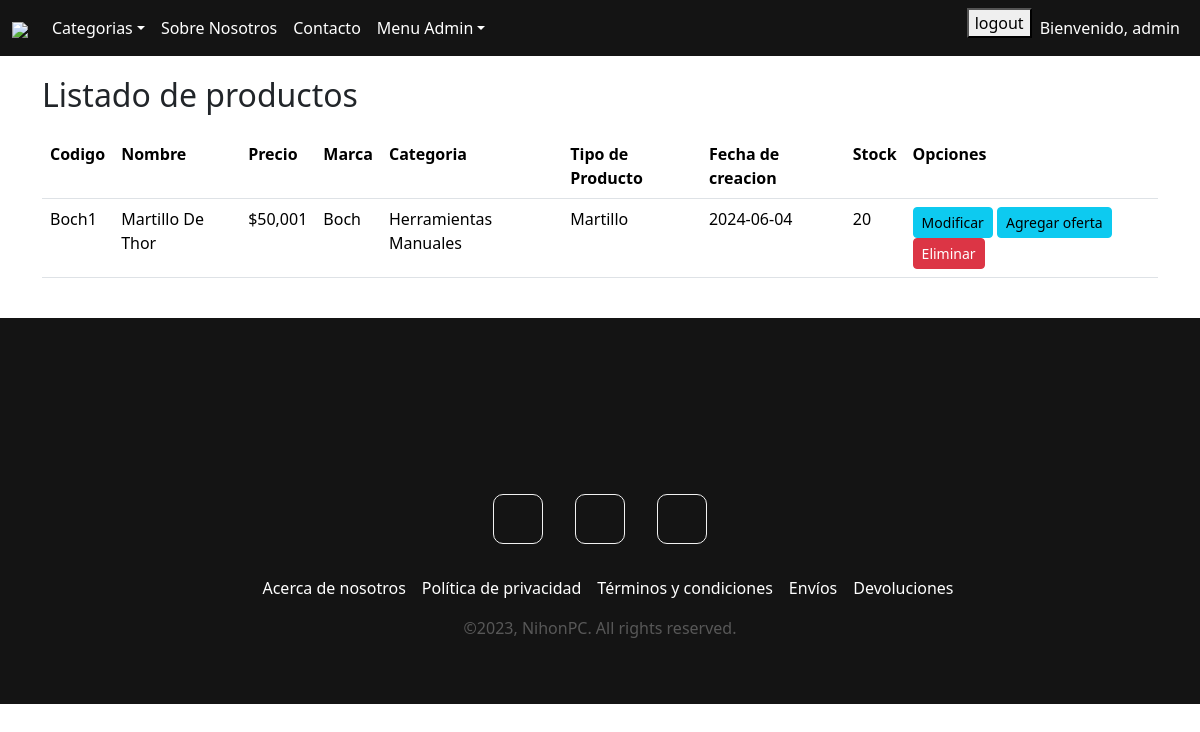
/listarP (signed in), run on an earlier commit of the app's database.
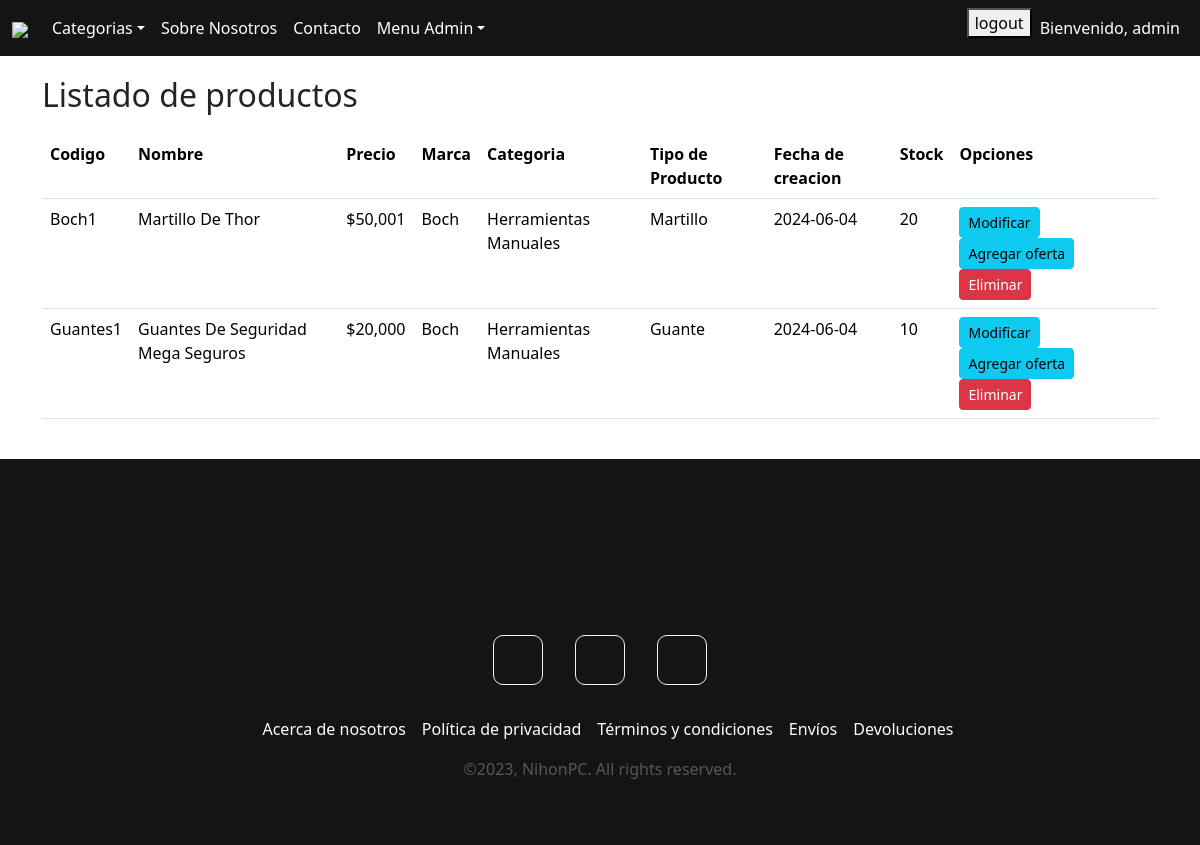
And on a later commit of the database.
### app/models.py (models this page shows, shortened)
class Producto(models.Model):
    codigo = models.CharField(max_length=50)
    nombre = models.CharField(max_length=50)
    precio = models.IntegerField()
    marca = models.ForeignKey(Marca, on_delete= models.PROTECT)
    categoria = models.ForeignKey(Categoria, on_delete=models.PROTECT)
    tipo = models.ForeignKey(Tipo, on_delete=models.PROTECT)
    fecha = models.DateField()
    imagen = models.ImageField(upload_to='productos', null=True)
    stock = models.IntegerField()

class Marca(models.Model):
    nombre = models.CharField(max_length=50)
    def __str__(self):
        return self.nombre

class Categoria(models.Model):
    nombre = models.CharField(max_length=50)
    def __str__(self):
        return self.nombre

class Tipo(models.Model):
    nombre = models.CharField(max_length=50)
    def __str__(self):
        return self.nombre

### app/views.py (the view)
# urls.py: path('listarP', listarP, name="listarP"),
@permission_required('app.view_producto')
def listarP(request):
    productos = Producto.objects.all()
    data = {
        'productos' : productos
    }
    return render(request,'formularios/listar.html', data)

### app/templates/formularios/listar.html (shortened to what this page needs)
{% extends 'app/base.html' %}
{%block contenido%}
{%load crispy_forms_tags%}
{% load humanize %}
<table class="table table-stiped table-hover responsive-sm">
    <tr>
        <h2>Listado de productos</h2>
        <th>Codigo</th>
        <th>Nombre</th>
        <th>Precio</th>
        <th>Marca</th>
        <th>Categoria</th>
        <th>Tipo de Producto</th>
        <th>Fecha de creacion</th>
        <th>Stock</th>
        <th>Opciones</th>
    </tr>
    {% for p in productos %}
    <tr>
        <td>{{p.codigo | title}}</td>
        <td>{{p.nombre | title}}</td>
        <td>${{p.precio | intcomma}}</td>
        <td>{{p.marca| title}}</td>
        <td>{{p.categoria | title}}</td>
        <td>{{p.tipo| title}}</td>
        <td>{{p.fecha | title}}</td>
        <td>{{p.stock | title}}</td>
        <td>
            <a href="{% url 'modificarP' p.id %}" class="btn btn-info btn-sm">Modificar</a>
            <a href="{% url 'agregarOferta' p.id %}" class="btn btn-info btn-sm">Agregar oferta</a>
            <a href="" onclick="eliminarProducto({{p.id}})" class="btn btn-danger btn-sm">Eliminar</a>
        </td>
    </tr>
    {% endfor %}
</table>
{%endblock%}

### app/templates/app/base.html (shortened to what this page needs)
{% load static %}
<!DOCTYPE html>
<html lang="es">
<head>
        <link href="{% static 'app/css/styles.css' %}" rel="stylesheet" />
        <link href="{% static 'app/css/bootstrap.min.css' %}" rel="stylesheet" />
    <link rel="stylesheet" href="https://cdnjs.cloudflare.com/ajax/libs/font-awesome/5.15.3/css/all.min.css" />
</head>
<body>
    <header>
        <nav class="navbar navbar-expand-md bg-body-tertiary">
            <div class="container-fluid">
                <a class="navbar-brand" href="">
                    <img src="{% static 'app/img/logo_size_invert.jpg' %}">
                </a>
                <div class="collapse navbar-collapse" id="collapsibleNavbar">
                    <ul class="navbar-nav">
                        <li class="nav-item dropdown">
                            <a class="nav-link dropdown-toggle" href="#" role="button" data-bs-toggle="dropdown" aria-expanded="false">Categorias</a>
                        </li>
                        <li class="nav-item">
                            <a class="nav-link" href="{" style="color: #FFFFFF;">Sobre Nosotros</a>
                        </li>
                        <li class="nav-item">
                            <a class="nav-link" href="{% url 'contactos' %}" style="color: #FFFFFF;">Contacto</a>
                        </li>
                        {%if user.is_superuser %}
                        <li class="nav-item dropdown">
                            <a class="nav-link dropdown-toggle" href="#" role="button" data-bs-toggle="dropdown" aria-expanded="false">Menu Admin</a>
                        </li>
                        {% endif %}
                    </ul>
                    <ul class="navbar-nav ms-auto">
                        {% if user.is_authenticated %}
                            <li>
                                <form method="post" action="{% url 'logout' %}">
                                    <button type="submit">logout</button>
                                </form>
                            </li>
                            <li>
                                <a class="nav-link" href="#">Bienvenido, {{ user.username }}</a>
                            </li>
                        {% endif %}
                    </ul>
                </div>
            </div>
        </nav>
    </header>
<div class="container" style="margin-bottom: 40px; margin-top: 20px;">
    {% block contenido %}
    {% endblock contenido %}
</div>
<footer>
    <div class="social-container">
        <a href="https://www.facebook.com" class="social-icon"></a>
        <a href="https://www.instagram.com" class="social-icon"></a>
        <a href="https://www.whatsapp.com" class="social-icon"></a>
    </div>
    <ul class="footer-container">
        <li class="menu-item"><a href="">Acerca de nosotros</a></li>
        <li class="menu-item"><a href="">Política de privacidad</a></li>
        <li class="menu-item"><a href="">Términos y condiciones</a></li>
        <li class="menu-item"><a href="">Envíos</a></li>
        <li class="menu-item"><a href="">Devoluciones</a></li>
    </ul>
    <span class="copyright">&copy;2023, NihonPC. All rights reserved.</span>
</footer>
    <link href="https://cdn.jsdelivr.net/npm/bootstrap@5.3.3/dist/css/bootstrap.min.css" rel="stylesheet">

### app/static/app/css/styles.css (style rules this page uses)
body { height: 100vh; width: 100%; position: absolute; min-height: 100vh; flex-wrap: wrap; }
footer { width: 100%; position: relative; background-color: #141414; display: flex; justify-content: center; align-items: center; flex-direction: column; align-self: flex-end; bottom: 0; padding: 4rem 0; }
.social-container, .footer-container { display: flex; justify-content: center; align-items: center; flex-wrap: wrap; margin-bottom: 1rem; }
.social-icon { height: 50px; width: 50px; border-radius: 10px; border: 1px solid #f2f2f2; background-image: url(https://cdn.icon-icons.com/icons2/555/PNG/512/facebook_icon-icons.com_53612.png); background-position: center; background-size: 80%; background-repeat: no-repeat; margin: 1rem; }
.social-icon:nth-of-type(2) { background-image: url(https://cdn.icon-icons.com/icons2/1753/PNG/512/iconfinder-social-media-applications-3instagram-4102579_113804.png); }
.social-icon:nth-of-type(3) { background-image: url(https://cdn.icon-icons.com/icons2/99/PNG/512/whatsapp_socialnetwork_17360.png); }
.footer-container { list-style-type: none; }
.footer-container a { color: #fff; text-decoration: none; }
.footer-container li.menu-item { margin-right: 1rem; }
.copyright { color: #f2f2f2; opacity: 0.3; text-align: center; }
.navbar.bg-body-tertiary { background-color: #141414 !important; }
.navbar-nav li a { color: #fff !important; }
.dropdown-toggle { color: #141414 !important; }
.table { margin-bottom: 200px; margin-top: 20px; }

What changed in the data, as far as the page shows it:
added Producto: codigo "Guantes1", nombre "Guantes De Seguridad Mega Seguros", precio "20,000", marca "Boch", categoria "Herramientas Manuales", tipo "Guante", fecha "2024-06-04", stock "10"
